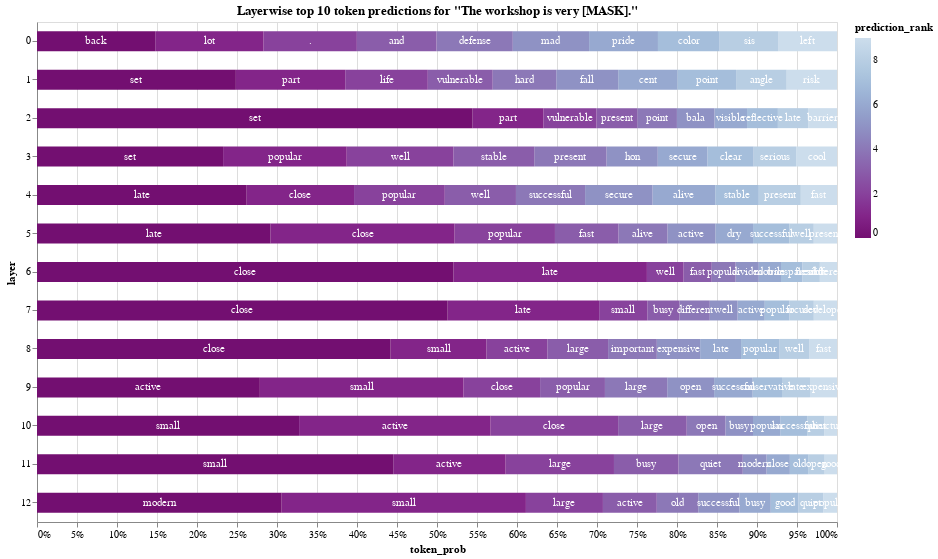

Notebook cell for this chart:
### Code cell
print_layerwise_predictions(bert_adj_predictions)
print_layerwise_predictions(bert_verb_predictions)
plot_probfrac_tokens(bert_adj_predictions)

### Figure 1 — Vega-Lite specification as saved in the notebook (floating-point values rounded to 4 significant figures; data arrays with more than 128 entries replaced by an {"elided": "..."} marker saying what was removed)
{"config": {"view": {"continuousWidth": 300, "continuousHeight": 300}}, "layer": [{"mark": {"type": "bar", "size": 20}, "encoding": {"color": {"field": "prediction_rank", "scale": {"reverse": true, "scheme": "bluepurple"}, "type": "quantitative"}, "tooltip": [{"field": "token", "type": "nominal"}], "x": {"field": "token_prob", "stack": "normalize", "type": "quantitative"}, "y": {"field": "layer", "type": "nominal"}}}, {"mark": {"type": "text", "color": "white"}, "encoding": {"text": {"field": "token", "type": "nominal"}, "x": {"axis": null, "field": "x_mid", "scale": {"reverse": true}, "type": "quantitative"}, "y": {"field": "layer", "type": "nominal"}}}], "data": {"name": "data-2544a0c05659ad62600cb616be674b64"}, "height": 500, "resolve": {"scale": {"x": "independent"}}, "title": "Layerwise top 10 token predictions for \"The workshop is very [MASK].\"", "width": 800, "$schema": "https://vega.github.io/schema/vega-lite/v5.20.1.json", "datasets": {"data-2544a0c05659ad62600cb616be674b64": {"elided": "130 records"}}}
